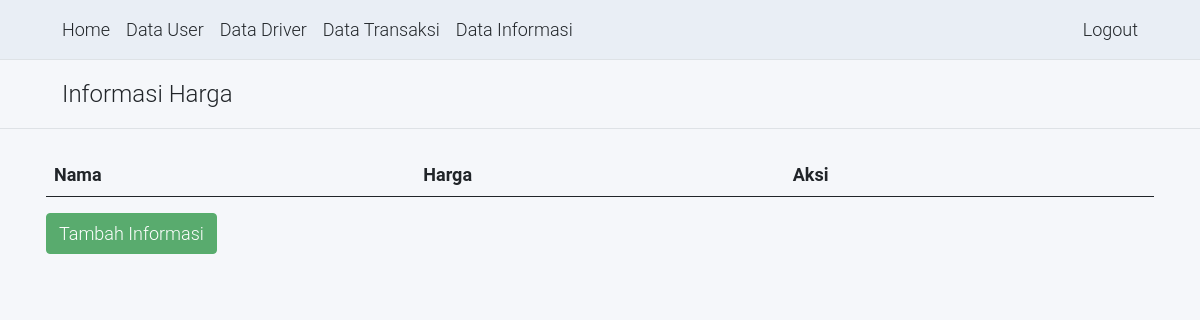
The page /admin-informasi.php (signed in) on the database as committed earlier.
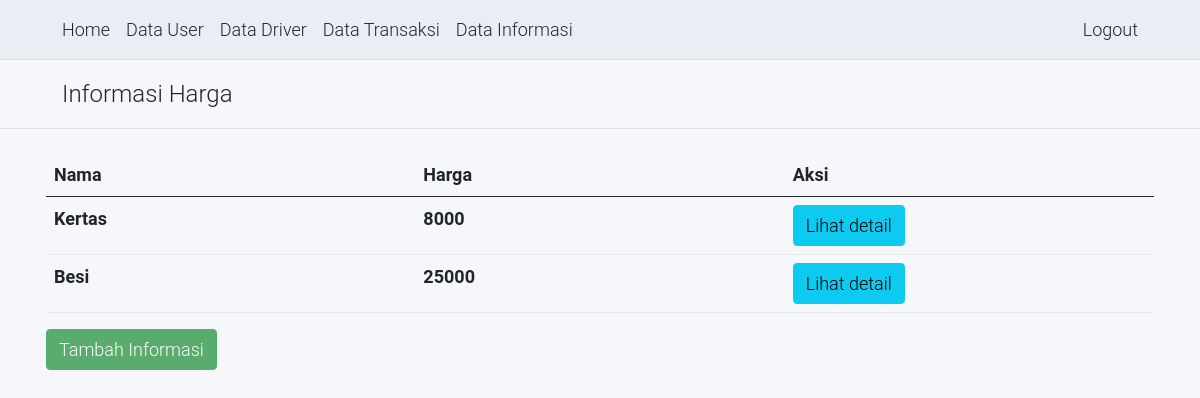
The same page on the database as committed later.
### tables this page shows
CREATE TABLE `informasis` (
  `id` int(10) UNSIGNED NOT NULL,
  `nama` varchar(20) NOT NULL,
  `harga` varchar(20) NOT NULL
);

### services/get_informasi.php (called while the page is built)
<?php
require('db_service.php');
try {
  $informasis = mysqli_query($conn, "select * from informasis");
} catch (\Throwable $th) {
  echo "<SCRIPT>alert('Informasi gagal di dapatkan');window.location='../index.php'</SCRIPT>";
  return;
}

### admin-informasi.php (the view, shortened to what this page needs)
<?php
require('./services/get_informasi.php');
require('./components/header.php');
?>
<body>
  <?php
  require('./components/navigation.php');
  ?>
  <header class="py-3 mb-4 border-bottom">
    <div class="container">
      <a class="px-2 text-dark text-decoration-none">
        <span class="fs-4">Informasi Harga</span>
      </a>
    </div>
  </header>
  <div class="container px-3">
    <table class="table">
      <thead>
        <tr>
          <th scope="col">Nama</th>
          <th scope="col">Harga</th>
          <th scope="col">Aksi</th>
        </tr>
      </thead>
      <tbody>
        <?php
        foreach ($informasis as $informasi) {
          $nama = $informasi['nama'];
          $harga = $informasi['harga'];
          echo "
          <tr>
          <th>$nama</th>
          <th>$harga</th>
          <th><a class='btn btn-info' href='./admin-informasi-detail.php?nama=$nama'>Lihat detail</a></th>
        </th>
      </tr>
      ";
        }
        ?>
      </tbody>
    </table>
    <a class="btn btn-success" href='./admin-informasi-add.php'>Tambah Informasi</a>
  </div>
</body>
<?php
require('./components/footer.php')
?>

Rows that differ between the two databases and show on the page:
added informasis: nama "Kertas", harga "8000"
added informasis: nama "Besi", harga "25000"
